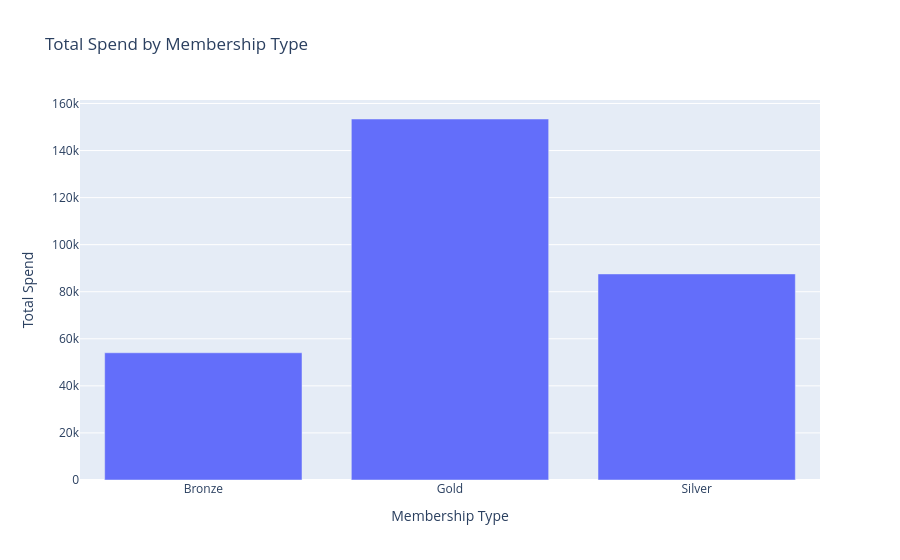

The notebook cell saved with this chart:
### Code cell
import plotly.express as px

membership_spend = df.groupby('Membership Type')['Total Spend'].sum().reset_index()

fig = px.bar(
    membership_spend,
    x="Membership Type",
    y="Total Spend",
    title="Total Spend by Membership Type",
    hover_data=["Total Spend"]
)

fig.show()

### Figure 1 — Plotly figure (JSON) as saved in the notebook; plotly's stock layout.template omitted (floating-point values rounded to 4 significant figures)
{"data": [{"alignmentgroup": "True", "hovertemplate": "Membership Type=%{x}<br>Total Spend=%{y}<extra></extra>", "legendgroup": "", "marker": {"color": "#636efa", "pattern": {"shape": ""}}, "name": "", "offsetgroup": "", "orientation": "v", "showlegend": false, "textposition": "auto", "type": "bar", "x": ["Bronze", "Gold", "Silver"], "xaxis": "x", "y": [54060.0, 153400.0, 87570.0], "yaxis": "y"}], "layout": {"barmode": "relative", "legend": {"tracegroupgap": 0}, "title": {"text": "Total Spend by Membership Type"}, "xaxis": {"anchor": "y", "domain": [0, 1], "title": {"text": "Membership Type"}}, "yaxis": {"anchor": "x", "domain": [0, 1], "title": {"text": "Total Spend"}}}}
